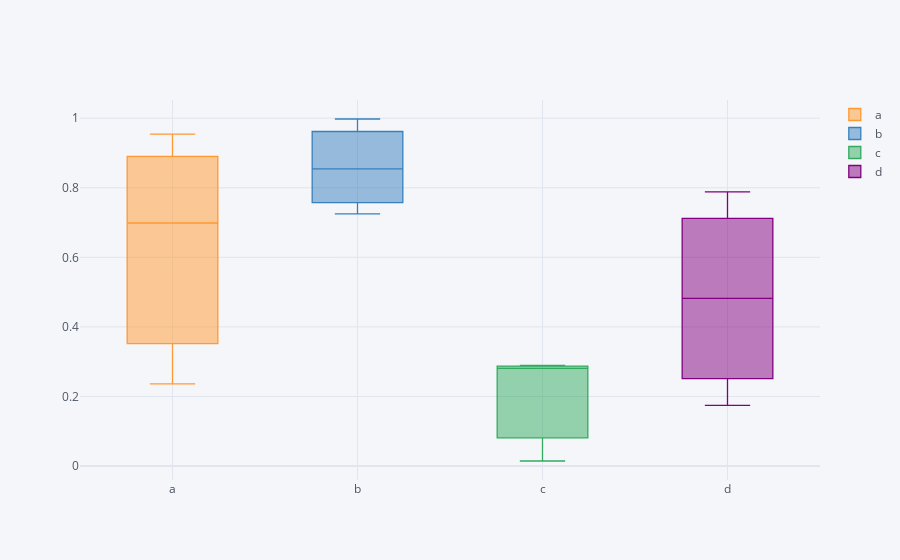

Notebook code for this chart:
### Markdown cell above
##### Box plot

### Code cell
df.iplot(kind = 'box') # IQR- inter quartile range, Q1,Q2(median),Q3, min,max

### Figure 1 — Plotly figure (JSON) as saved in the notebook; plotly's stock layout.template omitted (floating-point values rounded to 4 significant figures)
{"data": [{"boxpoints": false, "line": {"width": 1.3}, "marker": {"color": "rgba(255, 153, 51, 1.0)"}, "name": "a", "orientation": "v", "type": "box", "y": [0.6988, 0.9545, 0.2364]}, {"boxpoints": false, "line": {"width": 1.3}, "marker": {"color": "rgba(55, 128, 191, 1.0)"}, "name": "b", "orientation": "v", "type": "box", "y": [0.8541, 0.7251, 0.9977]}, {"boxpoints": false, "line": {"width": 1.3}, "marker": {"color": "rgba(50, 171, 96, 1.0)"}, "name": "c", "orientation": "v", "type": "box", "y": [0.2896, 0.01452, 0.281]}, {"boxpoints": false, "line": {"width": 1.3}, "marker": {"color": "rgba(128, 0, 128, 1.0)"}, "name": "d", "orientation": "v", "type": "box", "y": [0.7883, 0.1742, 0.4822]}], "layout": {"legend": {"bgcolor": "#F5F6F9", "font": {"color": "#4D5663"}}, "paper_bgcolor": "#F5F6F9", "plot_bgcolor": "#F5F6F9", "title": {"font": {"color": "#4D5663"}}, "xaxis": {"gridcolor": "#E1E5ED", "showgrid": true, "tickfont": {"color": "#4D5663"}, "title": {"font": {"color": "#4D5663"}, "text": ""}, "zerolinecolor": "#E1E5ED"}, "yaxis": {"gridcolor": "#E1E5ED", "showgrid": true, "tickfont": {"color": "#4D5663"}, "title": {"font": {"color": "#4D5663"}, "text": ""}, "zerolinecolor": "#E1E5ED"}}}
